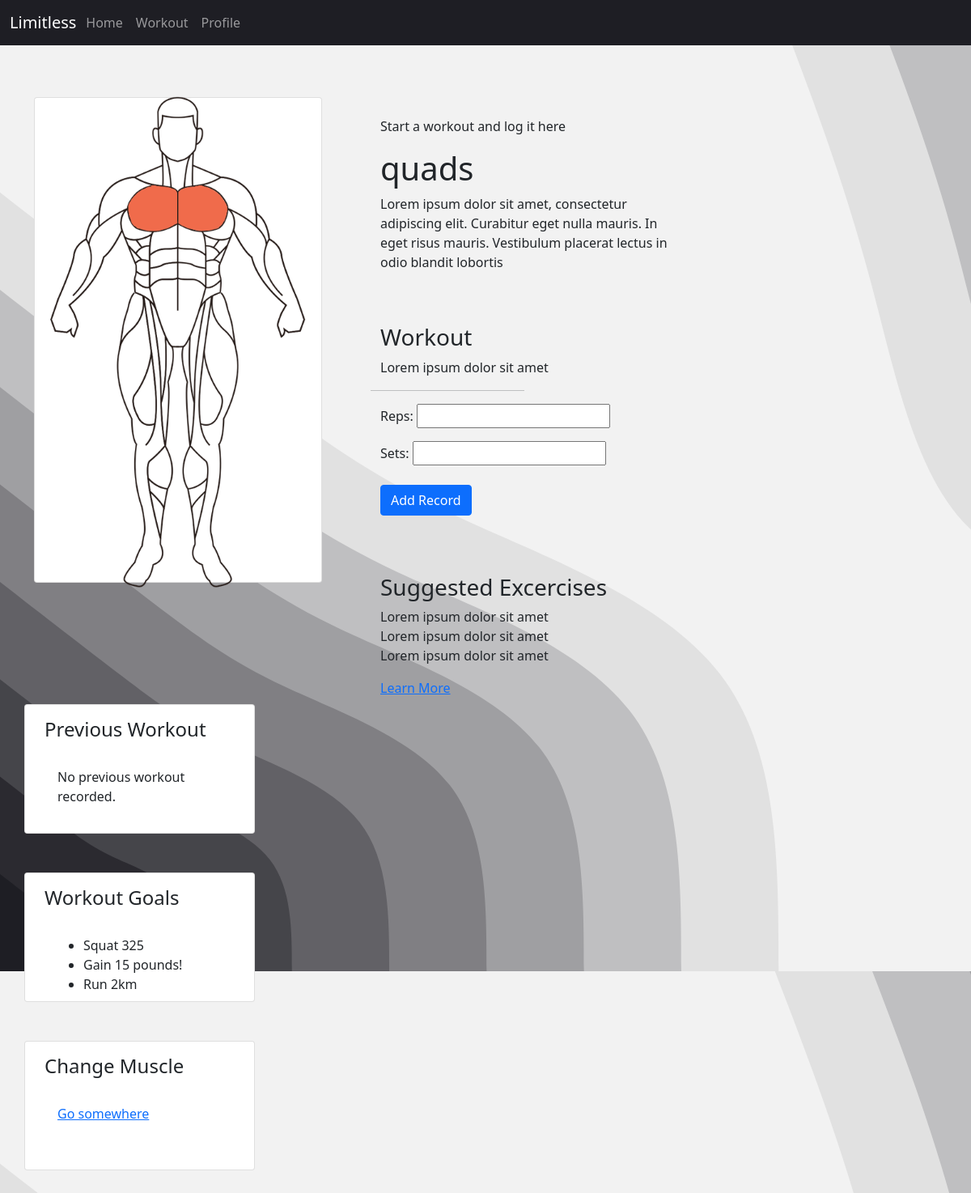
Page /workout/quads/quads/ (signed in) on the committed database.
### homepage/models.py (models this page shows, shortened)
class Goal(models.Model):
    user = models.ForeignKey(User, on_delete=models.CASCADE)
    description = models.TextField()
    target_sets = models.IntegerField(default=0)
    completed_sets = models.IntegerField(default=0)
    target_workouts = models.IntegerField(default=0)
    completed_workouts = models.IntegerField(default=0)
    created_at = models.DateTimeField(auto_now_add=True)
    completed = models.BooleanField(default=False)  # New field to track completion

### homepage/views.py (the view)
# urls.py: path('workout/quads/<str:muscle>/', quads_workout, name='quads_workout'),
@login_required
def quads_workout(request, muscle):
    recent_workout = WorkoutRecord.objects.filter(user=request.user, workout_type=muscle).order_by('-created_at').first()
    incomplete_goals = Goal.objects.filter(user=request.user, completed=False).order_by('-created_at')[:3]
    return handle_workout_request(request, muscle, recent_workout, incomplete_goals)

### homepage/forms.py
class WorkoutRecordForm(forms.ModelForm):
    class Meta:
        model = WorkoutRecord
        exclude = ['workout_type','username','user']

### homepage/views.py (called while the page is built)
def handle_workout_request(request, muscle, recent_workout=None, incomplete_goals=None):
    if request.method == 'POST':
        form = WorkoutRecordForm(request.POST)
        if form.is_valid():
            save_workout_record(request.user, muscle, form)
            return redirect('success_page')
    else:
        form = WorkoutRecordForm()
    return render(request, f'workouts/{muscle}_workout.html', {'form': form, 'recent_workout': recent_workout, 'incomplete_goals': incomplete_goals})

### homepage/templates/workouts/quads_workout.html (shortened to what this page needs)
{% load static %}
<!DOCTYPE html>
<html lang="en">
<head>
    <link rel="stylesheet" href="https://cdn.jsdelivr.net/npm/bootstrap@5.0.0/dist/css/bootstrap.min.css">
    <link rel="stylesheet" href="{% static 'workouts/workout.css' %}">
    <link rel="stylesheet" href="{% static 'navbar/navbar.css' %}">
</head>
<body>
    <nav class="navbar navbar-expand-lg navbar-dark">
        <div class="container-fluid">
            <a class="navbar-brand" href="#">Limitless</a>
            <div class="collapse navbar-collapse" id="navbarNav">
                <div class="row">
                    <ul class="navbar-nav">
                        <li class="nav-item active">
                            <a class="nav-link" href="{% url 'home' %}">Home</a>
                        </li>
                        <li class="nav-item active">
                            <a class="nav-link" href="#">Workout</a>
                        </li>
                        <li class="nav-item active">
                            <a class="nav-link" href="#">Profile</a>
                        </li>
                    </ul>
                </div>
            </div>
        </div>
    </nav>
    <div class="container w-100 mt-4">
        <div class="row" style="margin-top: 8vh;">
            <div class="col-md-4" >
                <div class="card photo-card">
                    <div class="card-body">
                        <div class="col-auto">
                            <img id="muscle-img" src="{% static 'workouts/CHEST.png' %}" alt="Chest Image"
                                width="100%">
                        </div>
                    </div>
                </div>
            </div>
            <div class="col-md-4 ml-4" style="margin-left: 3rem; margin-right: 3rem;">
                <div class="row mt-4 mb-5">
                    <p>Start a workout and log it here</p>
                    <h1>quads</h1>
                    <p>Lorem ipsum dolor sit amet, consectetur adipiscing elit. Curabitur eget nulla mauris. In eget risus mauris. Vestibulum placerat lectus in odio blandit lobortis  </p>
                </div>
                <div class="row">
                    <h3>Workout</h3>
                    <p>Lorem ipsum dolor sit amet</p>
                    <hr style="width:50%;text-align:left;margin-left:2">
                    <form method="post" action="{% url 'quads_workout' muscle='quads' %}">
                        {{ form.as_p }}
                        <div class="row mt-4">
                            <div class="col">
                                <button type="submit" class="btn btn-primary">Add Record</button>
                            </div>
                        </div>
                    </form>
                </div>
                <div class="row" style="margin-top: 9vh;">
                    <h3>Suggested Excercises</h3>
                    <ul class="list-unstyled">
                        <li>Lorem ipsum dolor sit amet</li>
                        <li>Lorem ipsum dolor sit amet</li>
                        <li>Lorem ipsum dolor sit amet</li>
                    </ul>
                    <a href="#">Learn More</a>
                </div>
            </div>
            <div class="col-md-3">
                <div class="row mb-5 mt-2">
                    <div class="card side-card" style="padding-left: 1.5rem;">
                        <div class="card-title mt-3 ml-3"><h4>Previous Workout</h4></div>
                        <div class="card-body">
                            {% if recent_workout %}
                                <p>Reps: {{ recent_workout.reps }}</p>
                                <p>Sets: {{ recent_workout.sets }}</p>
                            {% else %}
                                <p>No previous workout recorded.</p>
                            {% endif %}
                        </div>
                    </div>
                </div>
                <div class="row mb-5">
                    <div class="card side-card" style="padding-left: 1.5rem;">
                        <div class="card-title mt-3 ml-3"><h4>Workout Goals</h4></div>
                        <div class="card-body">
                            <ul>
                                {% for goal in incomplete_goals %}
                                <li>{{ goal.description }}</li>
                                {% endfor %}
                            </ul>
                        </div>
                    </div>
                </div>
                <div class="row mb-5">
                    <div class="card side-card" style="padding-left: 1.5rem;">
                        <div class="card-title mt-3 ml-3"><h4>Change Muscle</h4></div>
                        <div class="card-body">
                            <a href="{% url 'home' %}" class="stretched-link card-link">Go somewhere</a>
                        </div>
                    </div>
                </div>
            </div>
        </div>
    </div>
</body>
</html>

### homepage/static/workouts/workout.css (style rules this page uses)
body { background-image: url(../background.svg); }
.photo-card { height: 75vh; justify-content: center; }
.side-card { height: 20vh; }

### homepage/static/navbar/navbar.css (style rules this page uses)
.navbar { background: #1e1e24; }

### rows in the picture
Goal: description "Squat 325"
Goal: description "Gain 15 pounds!"
Goal: description "Run 2km"
